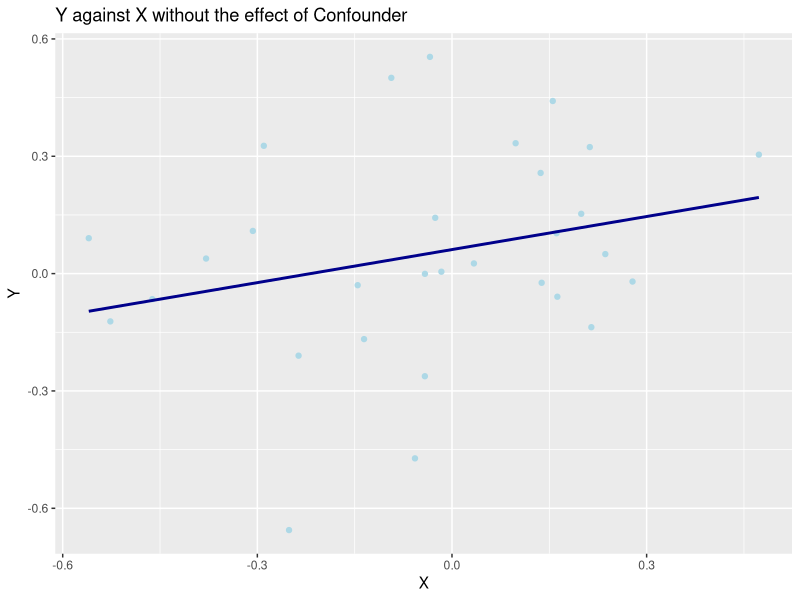
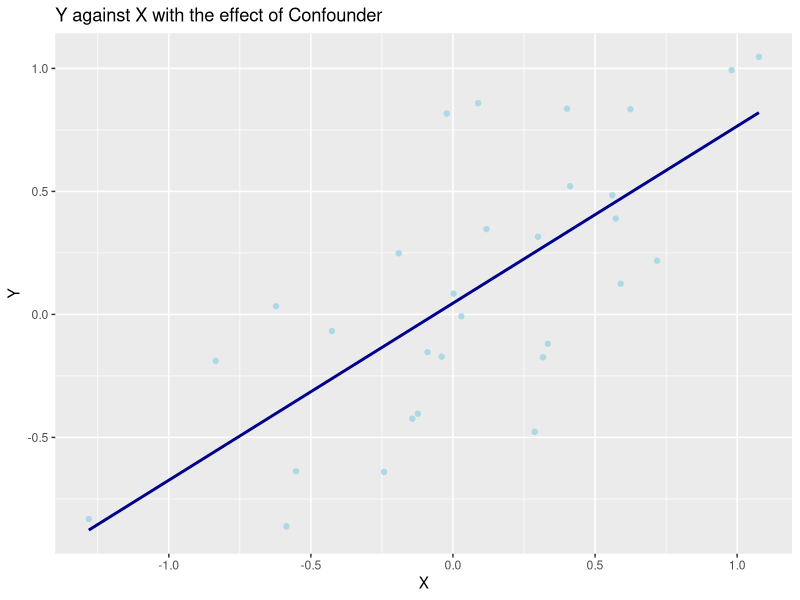
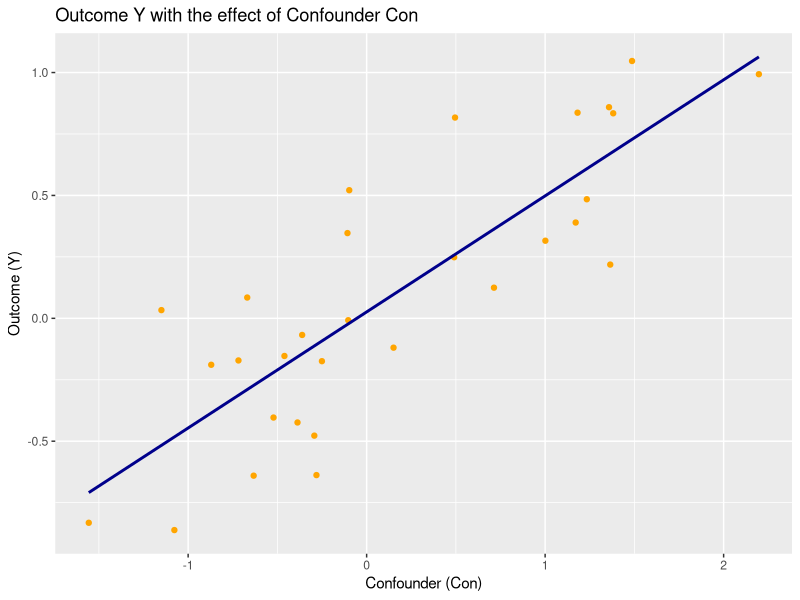
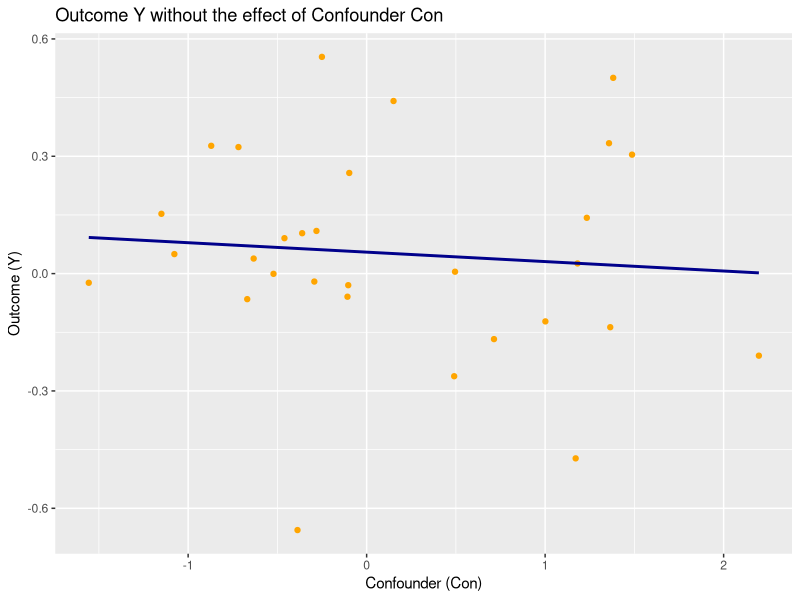
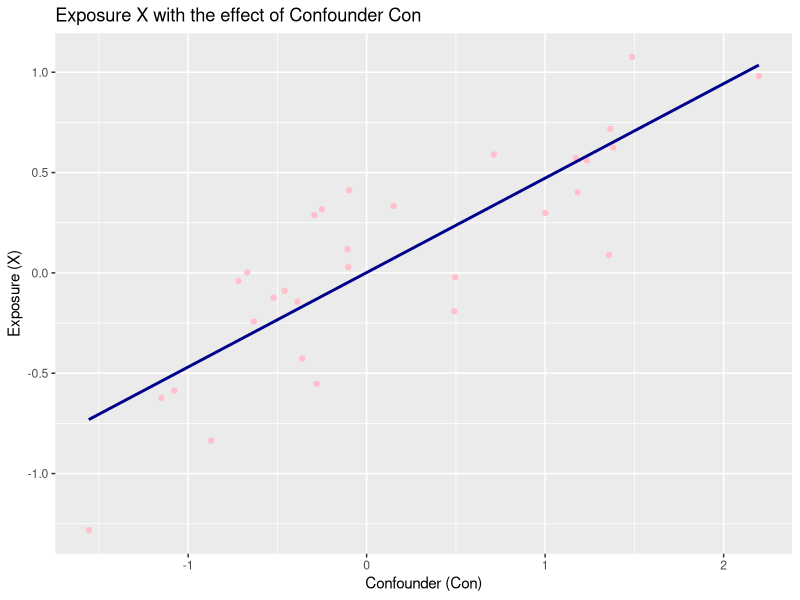
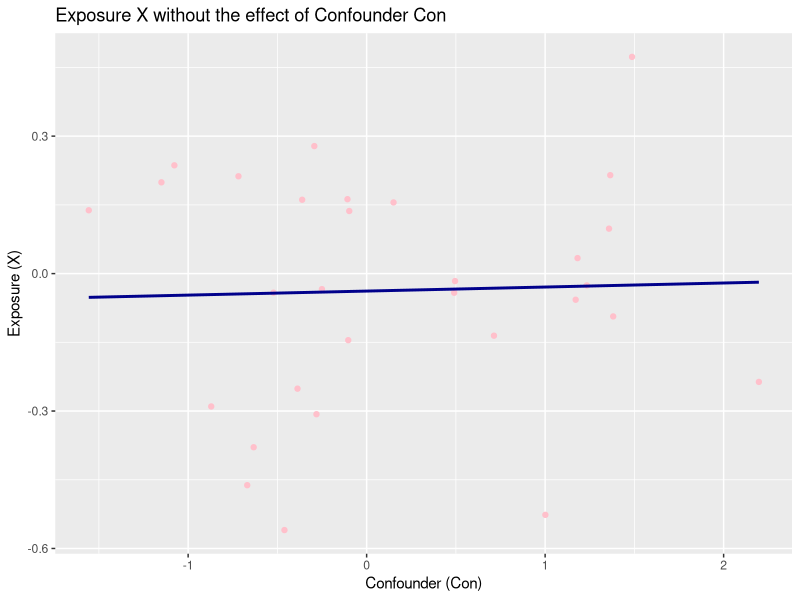
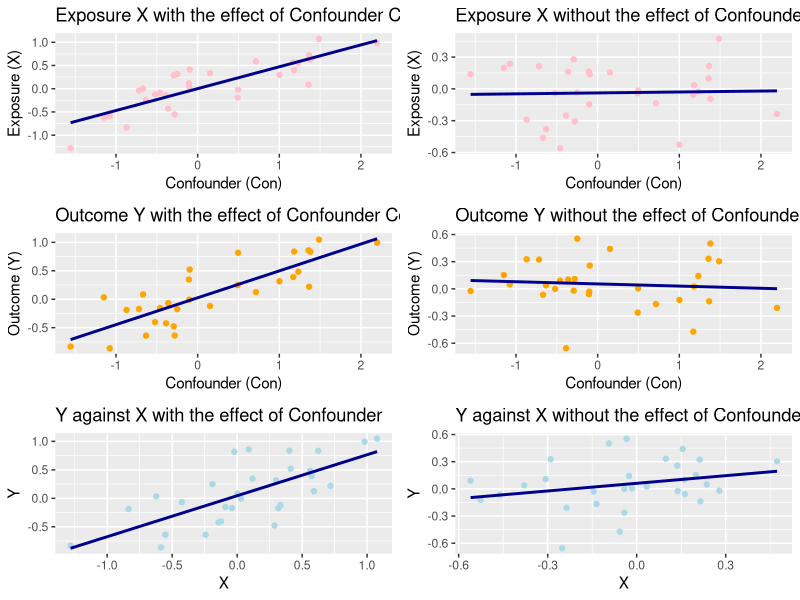
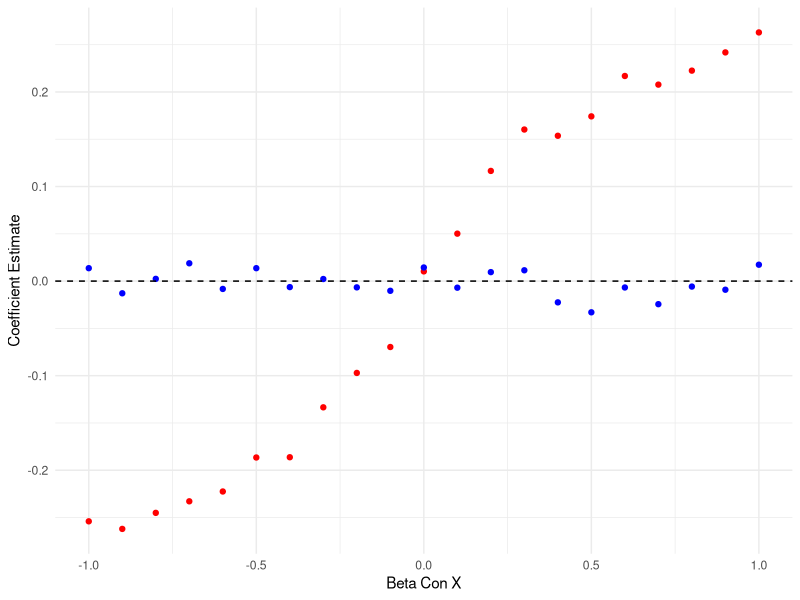

Generate these figures, in order, with R:
library(ggplot2)
library(gridExtra)

# Define main variables and coefficients
n <- 30
beta1 <- 0.5
beta2 <- 0.5
errorX <- 0.25
errorY <- 0.25

# Confounder
Con <- rnorm(n)

# Variables influenced by the confounder and noise
X_with_Con <- beta1 * Con + errorX * rnorm(n)
Y_with_Con <- beta2 * Con + errorY * rnorm(n)

# Variables without the influence of the confounder (only noise)
X_without_Con <- errorX * rnorm(n)
Y_without_Con <- errorY * rnorm(n)

# Plot Y against X without the effect of confounder
p1 <- ggplot(data.frame(X = X_without_Con, Y = Y_without_Con), aes(x = X, y = Y)) +
  geom_point(color = "lightblue") +
  geom_smooth(method = "lm", color = "darkblue", se = FALSE) +
  labs(title = "Y against X without the effect of Confounder", x = "X", y = "Y")

# Print the plot for scenario without confounder
print(p1)

# Plot Y against X with the effect of confounder
p2 <- ggplot(data.frame(X = X_with_Con, Y = Y_with_Con), aes(x = X, y = Y)) +
  geom_point(color = "lightblue") +
  geom_smooth(method = "lm", color = "darkblue", se = FALSE) +
  labs(title = "Y against X with the effect of Confounder", x = "X", y = "Y")

# Print the plot for scenario with confounder
print(p2)

# Linear regression analyses
model1 <- lm(Y_without_Con ~ X_without_Con)
model2 <- lm(Y_with_Con ~ X_with_Con + Con)

# Output model summaries
summary1 <- summary(model1)
summary2 <- summary(model2)

# Display regression summaries
print(summary1)
print(summary2)

# Data frame for plotting
data_Y <- data.frame(Con = Con, Y_without_Con = Y_without_Con, Y_with_Con = Y_with_Con)

# Plot Y with the effect of confounder
g1 <- ggplot(data_Y, aes(x = Con, y = Y_with_Con)) +
  geom_point(color = "orange") +
  geom_smooth(method = "lm", color = "darkblue", se = FALSE) +
  labs(title = "Outcome Y with the effect of Confounder Con", x = "Confounder (Con)", y = "Outcome (Y)")

print(g1)

# Plot Y without the effect of confounder
g2 <- ggplot(data_Y, aes(x = Con, y = Y_without_Con)) +
  geom_point(color = "orange") +
  geom_smooth(method = "lm", color = "darkblue", se = FALSE) +
  labs(title = "Outcome Y without the effect of Confounder Con", x = "Confounder (Con)", y = "Outcome (Y)")

print(g2)


# Data frame for plotting
data_X <- data.frame(Con = Con, X_without_Con = X_without_Con, X_with_Con = X_with_Con)

# Plot X with the effect of confounder
d1 <- ggplot(data_X, aes(x = Con, y = X_with_Con)) +
  geom_point(color = "pink") +
  geom_smooth(method = "lm", color = "darkblue", se = FALSE) +
  labs(title = "Exposure X with the effect of Confounder Con", x = "Confounder (Con)", y = "Exposure (X)")

print(d1)

# Plot X without the effect of confounder
d2 <- ggplot(data_X, aes(x = Con, y = X_without_Con)) +
  geom_point(color = "pink") +
  geom_smooth(method = "lm", color = "darkblue", se = FALSE) +
  labs(title = "Exposure X without the effect of Confounder Con", x = "Confounder (Con)", y = "Exposure (X)")

print(d2)

# Arrange the plots side by side
grid.arrange(d1, d2, g1, g2, p2, p1, ncol = 2, nrow = 3)


# Linear model analyses
# As these are essentially random noise, modeling them against Con is not meaningful.
# We create a sequence for plotting or theoretical modeling purposes.
seq_index <- 1:n

model_y_without <- lm(Y_without_Con ~ seq_index)  # Not meaningful, but included for structure
model_y_with <- lm(Y_with_Con ~ Con)

model_x_without <- lm(X_without_Con ~ seq_index)  # Not meaningful, but included for structure
model_x_with <- lm(X_with_Con ~ Con)

# Output model summaries
summary_y_without <- summary(model_y_without)
summary_y_with <- summary(model_y_with)
summary_x_without <- summary(model_x_without)
summary_x_with <- summary(model_x_with)

# Print the summaries
print(summary_y_without)
print(summary_y_with)
print(summary_x_without)
print(summary_x_with)


# ADDITIONAL ANALYSIS WITH SIM_CON FUNCTION
sim_Con <- function(betaConX) {
  n <- 5000
  betaConY <- 0.5
  betaXY <- 0.0
  errorCon <- 1 
  errorX <- 1
  errorY <- 1
  Con_sim <- errorCon * rnorm(n)
  X_sim <- betaConX * Con_sim + errorX * rnorm(n)
  Y_sim <- betaConY * Con_sim + betaXY * X_sim + errorY * rnorm(n)
  lm1 <- summary(lm(Y_sim ~ X_sim))
  lm2 <- summary(lm(Y_sim ~ X_sim + Con_sim))
  coefXY <- lm1$coefficients[2, 1]
  coefXYCon <- lm2$coefficients[2, 1]
  return(data.frame(coefXY, coefXYCon))
}

betaConX_seq <- seq(-1.0, 1.0, by = 0.1)
results <- lapply(betaConX_seq, function(x) cbind(betaConX = x, sim_Con(x)))
combined_df <- do.call(rbind, results)

# Plotting the additional analysis results
ggplot(combined_df, aes(x = betaConX)) +
  geom_point(aes(y = coefXY), color = "red") +
  geom_point(aes(y = coefXYCon), color = "blue") +
  geom_hline(yintercept = 0.0, linetype = 'dashed', color = 'black') +
  labs(x = "Beta Con X", y = "Coefficient Estimate") +
  theme_minimal()


